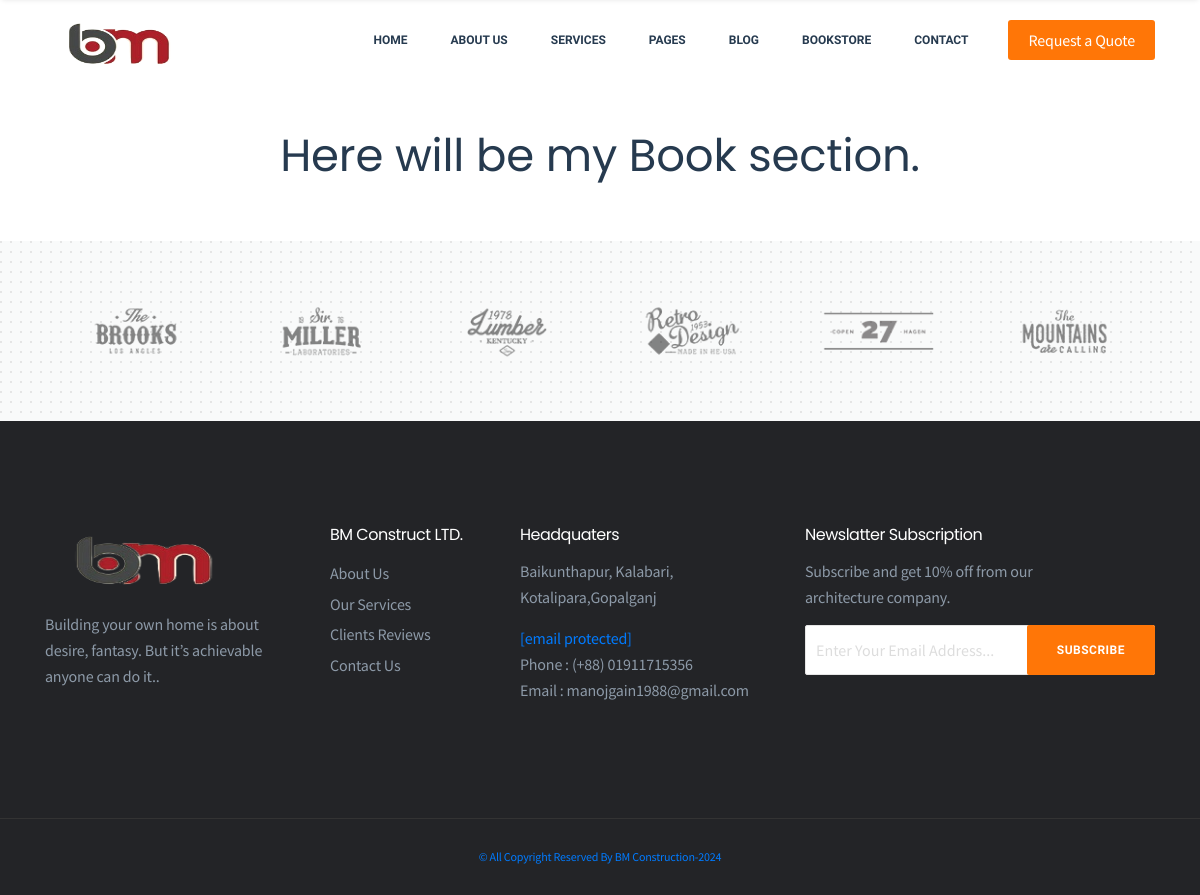
Before: /bookstore/book/ with the older database file.
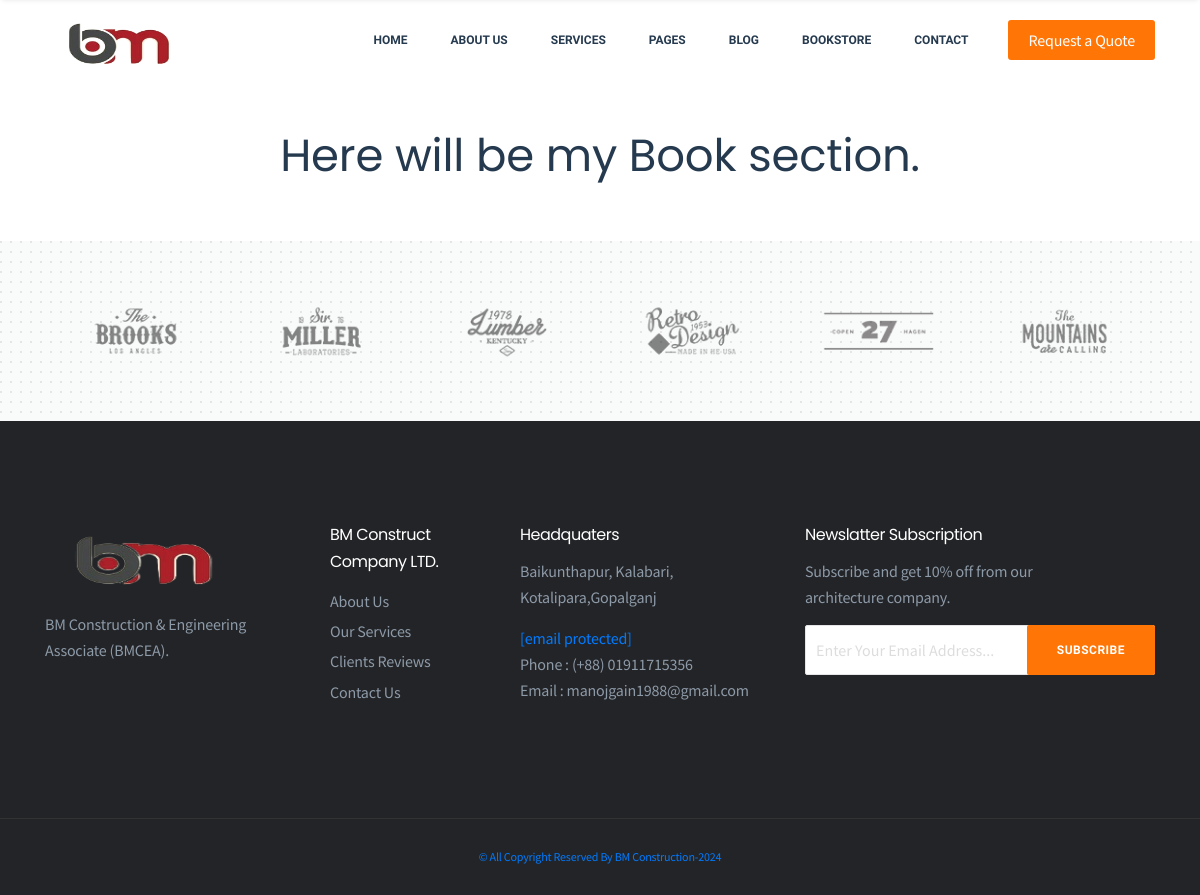
After: the same page with the newer database file.
### ConstructApp/models.py (models this page shows, shortened)
class Setting(models.Model):
    STATUS =(
        ('True', 'True'),
        ('False', 'False'),
    )
    title=models.CharField(max_length=150)
    keyword=models.CharField(max_length=250)
    description=models.CharField(max_length=250)
    company=models.CharField(max_length=50)
    address=models.CharField(blank=True,max_length=50)
    phone=models.CharField(blank=True,max_length=15)
    fax=models.CharField(blank=True,max_length=15)
    email=models.EmailField(blank=True,max_length=50)
    smtpserver=models.CharField(blank=True,max_length=50)
    smtpemail=models.CharField(blank=True,max_length=50)
    smtppassword=models.CharField(blank=True,max_length=50)
    smtpport=models.CharField(blank=True,max_length=5)
    icon=models.ImageField(blank=True,upload_to='images/')
    facebook=models.CharField(blank=True,max_length=50)
    instagram=models.CharField(blank=True,max_length=50)
    twitter=models.CharField(blank=True,max_length=50)
    youtube=models.CharField(blank=True,max_length=50)
    about=models.TextField(blank=True)
    contact=models.TextField(blank=True)
    references=models.TextField(blank=True)
    status=models.CharField(max_length=50 ,choices=STATUS)
    created_at=models.DateTimeField(auto_now_add=True)
    updated_at=models.DateTimeField(auto_now_add=True)

### BookStoreApp/views.py (the view)
# urls.py: path('book/', views.AllBook, name='book'),
def AllBook(request):
    setting = get_object_or_404(Setting, id=1)
    context={
        'setting': setting,
    }
    return render(request,'book.html',context)

### BookStoreApp/templates/book.html
{% extends "home.html" %}
{% load static %}
{% block container %}
<h1 class="text-center py-5"> Here will be my Book section. </h1>
{% endblock container %}

### ConstructApp/templates/header.html (shortened to what this page needs)
{% load static %}
<header class="header">
    <div class="primary-header navbar-default navbar-fixed-top">
    <div class="container">
    <div class="primary-header-inner">
    <div class="header-logo">
    <a href="{% url 'home' %}"><img style='height:60px; width:150px' src="{{setting.icon.url}}" alt="Indico"></a>
    </div>
    <div class="header-menu-wrap">
    <ul class="dl-menu">
    <li><a href="{% url 'home' %}">Home</a>
    </li>
    <li><a href="{% url 'about' %}">About Us</a>
    </li>
    <li><a href="{% url 'services' %}">Services</a>
    </li>
    <li><a href="{% url 'home' %}">Pages</a>
    </li>
    <li><a href="{% url 'home' %}">Blog</a>
    </li>
    <li><a href="{% url 'book' %}">BookStore</a></li>
    <li><a href="{% url 'contact' %}">Contact</a></li>
    </ul>
    </div>
    <div class="header-right">
    <a class="menu-btn" href="{% url 'home' %}">Request a Quote</a>
    </div>
    </div>
    </div>
    </div>
    </header>

### ConstructApp/templates/footer.html (shortened to what this page needs)
{% load static %}
<div class="sponsor-section bg-grey">
    <div class="dots"></div>
    <div class="container">
    <div id="sponsor-carousel" class="sponsor-carousel owl-carousel">
    <div class="sponsor-item">
    <img src="{%static ''%}img/sponsor1.png" alt="sponsor">
    </div>
    <div class="sponsor-item">
    <img src="{%static ''%}img/sponsor2.png" alt="sponsor">
    </div>
    <div class="sponsor-item">
    <img src="{%static ''%}img/sponsor3.png" alt="sponsor">
    </div>
    <div class="sponsor-item">
    <img src="{%static ''%}img/sponsor4.png" alt="sponsor">
    </div>
    <div class="sponsor-item">
    <img src="{%static ''%}img/sponsor5.png" alt="sponsor">
    </div>
    <div class="sponsor-item">
    <img src="{%static ''%}img/sponsor6.png" alt="sponsor">
    </div>
    </div>
    </div>
    </div>
    <section class="widget-section padding">
    <div class="container">
    <div class="row">
    <div class="col-lg-3 col-sm-6 sm-padding">
    <div class="widget-content">
    <a href="#"><img style='height:70px; width:200px' src="{{setting.icon.url}}" alt="brand"></a>
    <p>{{setting.description}}.</p>
    </div>
    </div>
    <div class="col-lg-2 col-sm-6 sm-padding">
    <div class="widget-content">
    <h4>{{setting.company}}</h4>
    <ul class="widget-links">
    <li><a href="#">About Us</a></li>
    <li><a href="#">Our Services</a></li>
    <li><a href="#">Clients Reviews</a></li>
    <li><a href="#">Contact Us</a></li>
    </ul>
    </div>
    </div>
    <div class="col-lg-3 col-sm-6 sm-padding">
    <div class="widget-content">
    <h4>Headquaters</h4>
    <p>{{setting.address}}</p>
    <span><a href="{{setting.email}}" class="__cf_email__" data-cfemail="a8e0cdc4c4c7e8e9c4cdd0c9fcc0cdc5cd86c6cddc">[email&#160;protected]</a></span>
    <span>Phone : (+88) {{setting.phone}}</span>
    <p>Email : {{setting.email}}</p>
    </div>
    </div>
    <div class="col-lg-4 col-sm-6 sm-padding">
    <div class="widget-content">
    <h4>Newslatter Subscription</h4>
    <p>Subscribe and get 10% off from our <br>architecture company.</p>
    <div class="subscribe-box clearfix">
    <div class="subscribe-form-wrap">
    <form action="#" class="subscribe-form">
    <input type="email" name="email" id="subs-email" class="form-input" placeholder="Enter Your Email Address...">
    <button type="submit" class="submit-btn">Subscribe</button>
    </form>
    </div>
    </div>
    </div>
    </div>
    </div>
    </div>
    </section>
    <footer class="footer-section align-center">
    <div class="container">
    <p><a href="http://bm.com/">&copy; All Copyright Reserved By BM Construction-2024</a></p>
    </div>
    </footer>

Changed rows visible on the page:
changed Setting "Baikunthapur, Kalabari, Kotalipara,Gopalganj": description "Building your own home is about desire, fantasy. But it’s achievable anyone can do it." → "BM Construction & Engineering Associate (BMCEA)"; company "BM Construct LTD." → "BM Construct Company LTD."
